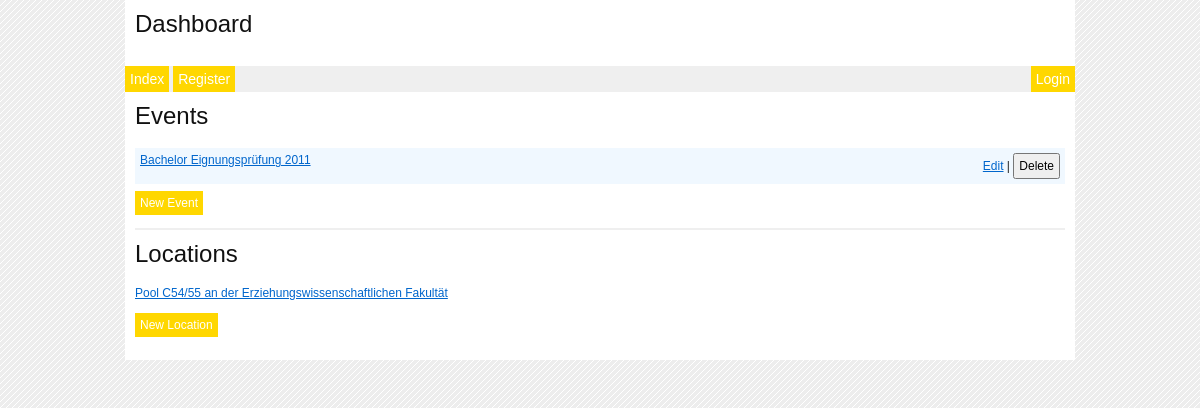
/dashboard, run on the app's committed database.
### models.py (models this page shows, shortened)
class LastModifiedMixin(object):
	last_modified = Column(DateTime(), onupdate=datetime.datetime.now)

class Event(Base, LastModifiedMixin):
	__tablename__ = 'events'
	id = Column(Integer, primary_key=True)
	name = Column(Unicode(128), nullable=False)
	description = Column(UnicodeText, nullable=True)
	registration_opens = Column(DateTime())
	registration_closes = Column(DateTime())

class AddressMixin(object):
	zipcode = Column(Unicode(16), nullable=False)
	city = Column(Unicode(128), nullable=False)
	street = Column(Unicode(128), nullable=False)
	country = Column(Unicode(128), nullable=False)

class Location(Base, AddressMixin, LastModifiedMixin):
	__tablename__ = 'locations'
	id = Column(Integer, primary_key=True)
	name = Column(Unicode(256), nullable=False)
	capacity = Column(Integer, nullable=False)
	address_additions = Column(Unicode(256), nullable=True)
	google_maps_url = Column(Unicode(1024), nullable=True)

### app.py (the view)
@app.route('/dashboard')
def dashboard():
	events = Event.query.all()
	locations = Location.query.all()
	return render_template("admin/dashboard.html", **locals())

### app.py (called while the page is built)
@app.before_request
def before_request():
	"""Make sure we are connected to the database each request and look
	up the current user so that we know he's there.
	"""
	g.user = None
	if 'user_id' in session and session['user_id']:
		g.user = User.query.get(session['user_id'])

@app.after_request
def after_request(response):
	"""Closes the database again at the end of the request."""
	db_session.remove()
	return response

### templates/admin/dashboard.html (shortened to what this page needs)
{% extends "base.html" %}
{% block header %}
	<h2>Dashboard</h2>
{% endblock %}
{% block content %}
<h2>Events</h2>
	{% for event in events %}
	<div class="event-info">
		<div class="alignleft"><a href="{{ url_for('show_event', event_id=event.id )}}">{{ event.name }}</a></div>
		<div class="alignright">
			<a href="#">Edit</a> |
				<form class="inline-form" action="{{ url_for('delete_event', event_id=event.id)}}" method="post" accept-charset="utf-8">
					<input type="submit" value="Delete">
				</form>
		</div>
	</div>
	{% endfor %}
	<p><a class="blike" href="{{ url_for('create_event') }}">New Event</a></p>
<div class="line"></div>
<h2>Locations</h2>
	{% for location in locations %}
		<p><a href="{{ url_for('show_location', lid=location.id )}}">{{ location.name }}</a></p>
	{% endfor %}
	<p><a class="blike" href="{{ url_for('create_location') }}">New Location</a></p>
{% endblock %}

### static/css/screen.css (style rules this page uses)
html { margin:0;padding:0;border:0; }
body, div, span, object, iframe, h1, h2, h3, h4, h5, h6, p, blockquote, pre, a, abbr, acronym, address, code, del, dfn, em, img, q, dl, dt, dd, ol, ul, li, fieldset, form, label, legend, table, caption, tbody, tfoot, thead, tr, th, td, article, aside, dialog, figure, footer, header, hgroup, nav, section { margin:0;padding:0;border:0;font-size:100%;font:inherit;vertical-align:baseline; }
body { line-height:1.5;background:white; }
html { font-size:100.01%; }
body { font-size:75%;color:#222;background:#fff;font-family:"Helvetica Neue", Arial, Helvetica, sans-serif; }
h1, h2, h3, h4, h5, h6 { font-weight:normal;color:#111; }
h2 { font-size:2em;margin-bottom:0.75em; }
p { margin:0 0 1.5em; }
a { color:#06c;text-decoration:underline; }
body { margin-bottom:10px;background:#EFEFEF;font:75% "Lucida Grande", Verdana, Arial, sans-serif;background-image:url("../images/stripe.png"); }
.alignleft { float:left; }
.alignright { float:right; }
a.blike { text-decoration:none;padding:5px;background:#FFD700;color:white; }
input { font-size:12px;padding:4px; }
.line { margin:10px 0 10px 0;border-bottom:solid 2px #EFEFEF; }
.event-info { background:aliceblue;padding:5px;margin:0 0 12px 0; }
.inline-form { display:inline;margin:0;padding:0; }

### static/css/print.css (style rules this page uses)
body { line-height:1.5;font-family:"Helvetica Neue", Arial, Helvetica, sans-serif;color:#000;background:none;font-size:10pt; }
h1, h2, h3, h4, h5, h6 { font-family:"Helvetica Neue", Arial, "Lucida Grande", sans-serif; }
a:link, a:visited { background:transparent;font-weight:700;text-decoration:underline; }
a:link:after, a:visited:after { content:" (" attr(href) ")";font-size:90%; }

### data on the page
Event: name "Bachelor Eignungsprüfung 2011"
Location: name "Pool C54/55 an der Erziehungswissenschaftlichen Fakultät"
